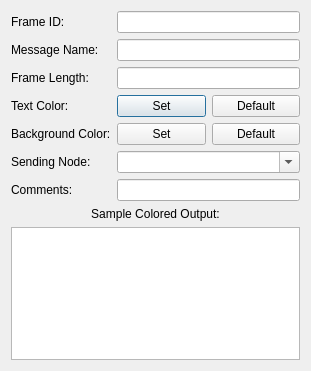
<?xml version="1.0" encoding="UTF-8"?>
<ui version="4.0">
 <class>DBCMessageEditor</class>
 <widget class="QDialog" name="DBCMessageEditor">
  <property name="geometry">
   <rect>
    <x>0</x>
    <y>0</y>
    <width>311</width>
    <height>371</height>
   </rect>
  </property>
  <property name="windowTitle">
   <string>Message Editor</string>
  </property>
  <layout class="QVBoxLayout" name="verticalLayout">
   <item>
    <layout class="QFormLayout" name="formLayout">
     <item row="0" column="0">
      <widget class="QLabel" name="label">
       <property name="text">
        <string>Frame ID:</string>
       </property>
      </widget>
     </item>
     <item row="0" column="1">
      <widget class="QLineEdit" name="lineFrameID"/>
     </item>
     <item row="1" column="1">
      <widget class="QLineEdit" name="lineMsgName"/>
     </item>
     <item row="1" column="0">
      <widget class="QLabel" name="label_2">
       <property name="text">
        <string>Message Name:</string>
       </property>
      </widget>
     </item>
     <item row="2" column="1">
      <widget class="QLineEdit" name="lineFrameLen"/>
     </item>
     <item row="2" column="0">
      <widget class="QLabel" name="label_3">
       <property name="text">
        <string>Frame Length:</string>
       </property>
      </widget>
     </item>
     <item row="3" column="0">
      <widget class="QLabel" name="label_5">
       <property name="text">
        <string>Text Color:</string>
       </property>
      </widget>
     </item>
     <item row="4" column="0">
      <widget class="QLabel" name="label_7">
       <property name="text">
        <string>Background Color:</string>
       </property>
      </widget>
     </item>
     <item row="6" column="0">
      <widget class="QLabel" name="label_8">
       <property name="text">
        <string>Comments:</string>
       </property>
      </widget>
     </item>
     <item row="6" column="1">
      <widget class="QLineEdit" name="lineComment"/>
     </item>
     <item row="5" column="0">
      <widget class="QLabel" name="label_9">
       <property name="text">
        <string>Sending Node:</string>
       </property>
      </widget>
     </item>
     <item row="5" column="1">
      <widget class="QComboBox" name="comboSender">
       <property name="editable">
        <bool>true</bool>
       </property>
      </widget>
     </item>
     <item row="3" column="1">
      <layout class="QHBoxLayout" name="textColorLayout">
       <item><widget class="QPushButton" name="btnTextColor"><property name="text"><string>Set</string></property></widget></item>
       <item><widget class="QPushButton" name="btnDefaultTextColor"><property name="text"><string>Default</string></property></widget></item>
      </layout>
     </item>
     <item row="4" column="1">
      <layout class="QHBoxLayout" name="backgroundColorLayout">
       <item><widget class="QPushButton" name="btnBackgroundColor"><property name="text"><string>Set</string></property></widget></item>
       <item><widget class="QPushButton" name="btnDefaultBackgroundColor"><property name="text"><string>Default</string></property></widget></item>
      </layout>
     </item>
    </layout>
   </item>
   <item>
    <widget class="QLabel" name="label_4">
     <property name="text">
      <string>Sample Colored Output:</string>
     </property>
     <property name="alignment">
      <set>Qt::AlignCenter</set>
     </property>
    </widget>
   </item>
   <item>
    <widget class="QListWidget" name="listSample"/>
   </item>
  </layout>
 </widget>
 <resources/>
 <connections/>
</ui>
